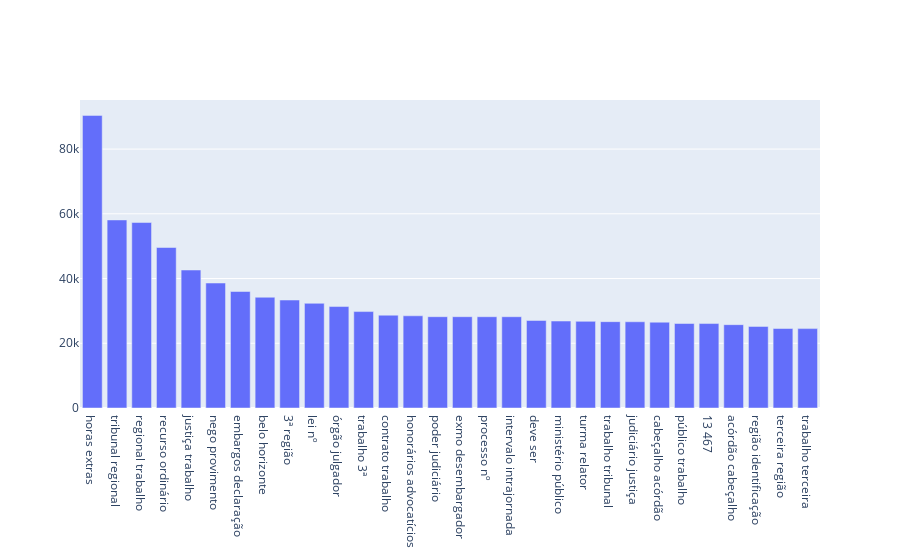

Notebook source saved alongside this figure:
### Code cell
trace = go.Bar(x=df4["INTEIRO_TEOR"], y=df4["QUANTIDADE"])
iplot({"data":[trace]})

### Figure 1 — Plotly figure (JSON) as saved in the notebook; plotly's stock layout.template omitted (floating-point values rounded to 4 significant figures)
{"data": [{"type": "bar", "x": ["horas extras", "tribunal regional", "regional trabalho", "recurso ordinário", "justiça trabalho", "nego provimento", "embargos declaração", "belo horizonte", "3ª região", "lei nº", "órgão julgador", "trabalho 3ª", "contrato trabalho", "honorários advocatícios", "poder judiciário", "exmo desembargador", "processo nº", "intervalo intrajornada", "deve ser", "ministério público", "turma relator", "trabalho tribunal", "judiciário justiça", "cabeçalho acórdão", "público trabalho", "13 467", "acórdão cabeçalho", "região identificação", "terceira região", "trabalho terceira"], "y": [90408, 58103, 57308, 49591, 42640, 38614, 35996, 34221, 33365, 32344, 31347, 29795, 28675, 28484, 28214, 28210, 28203, 28200, 27042, 26863, 26766, 26676, 26645, 26512, 26105, 26094, 25748, 25210, 24564, 24531]}], "layout": {}}
